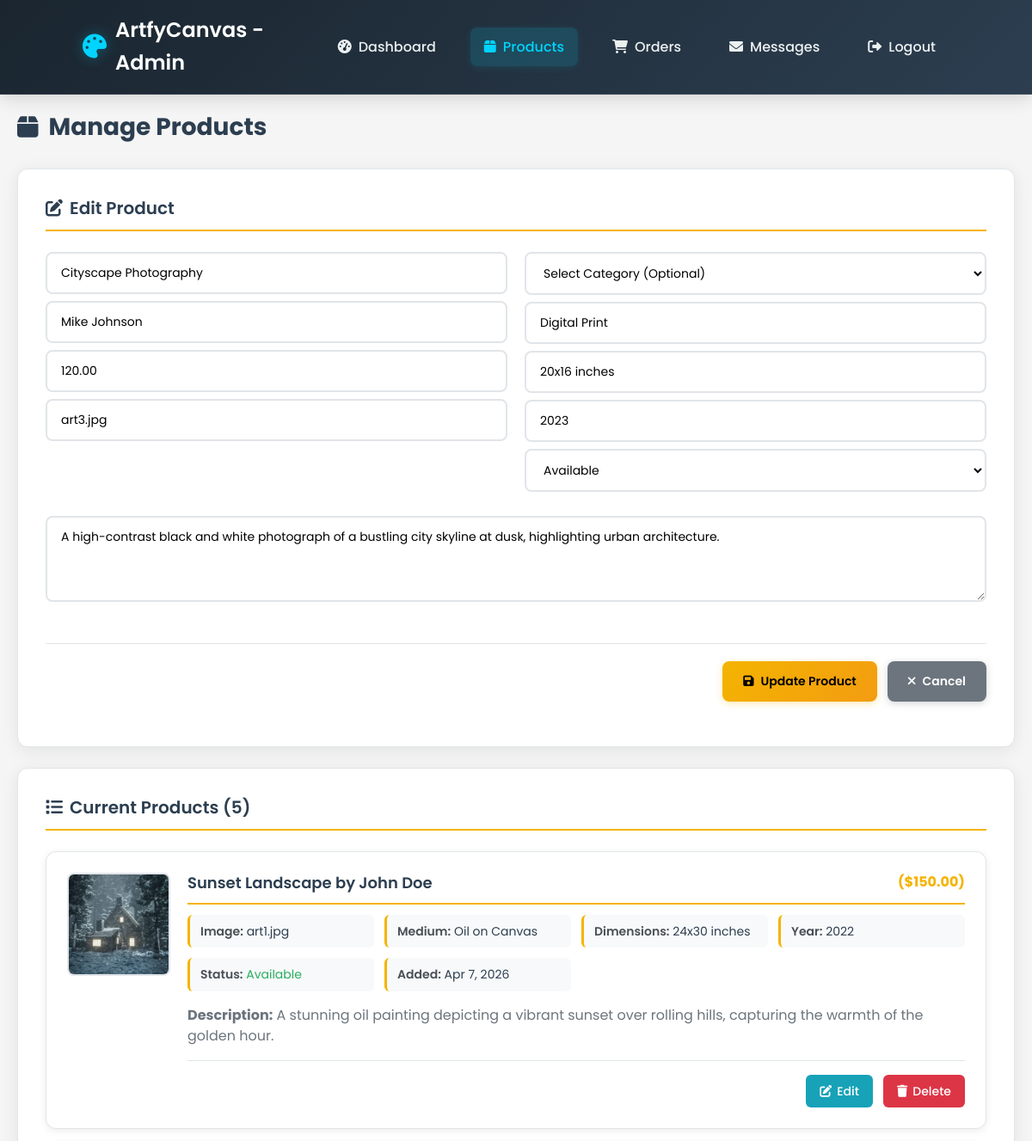
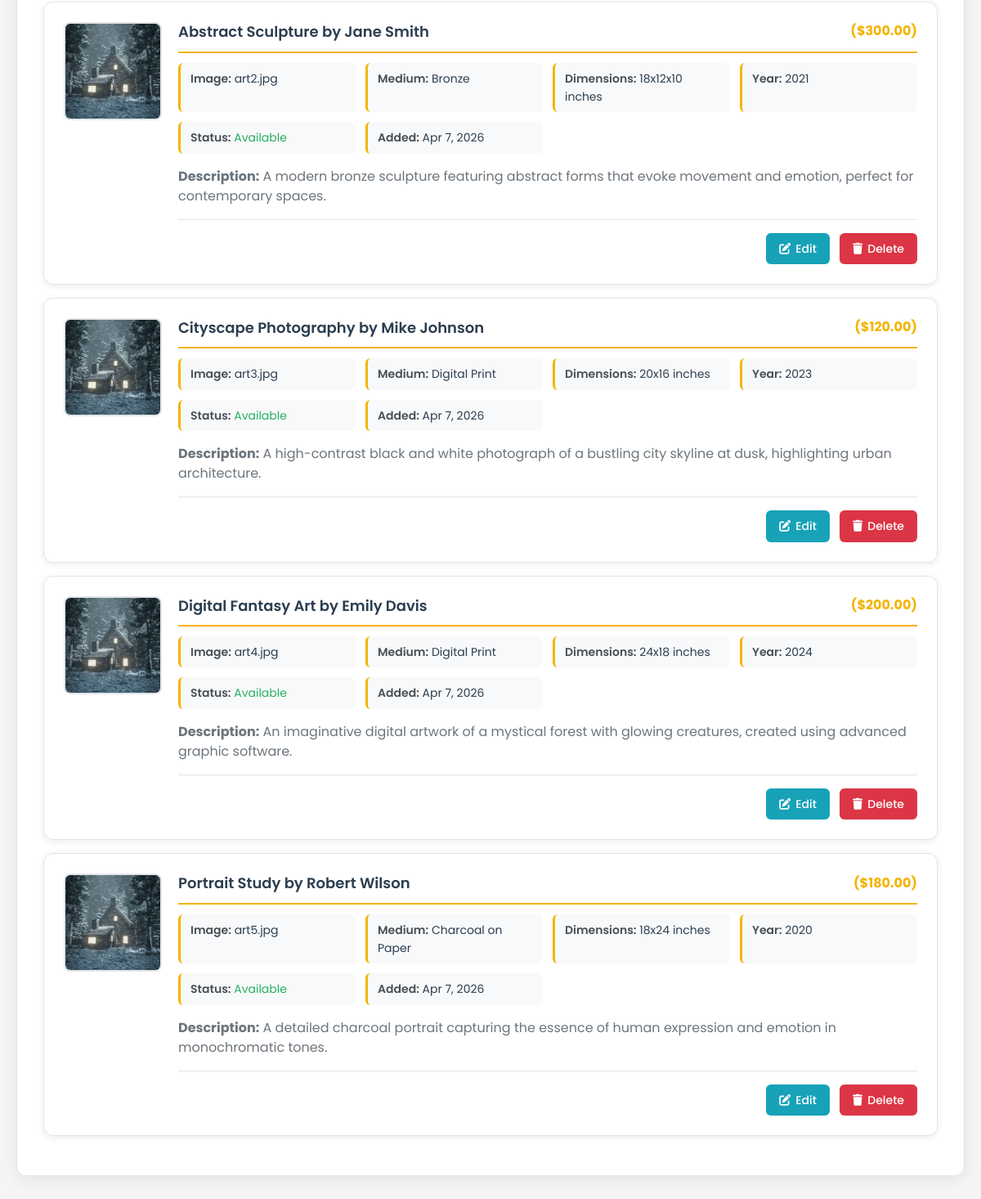
/admin/products.php?edit=3 (signed in), run on the app's committed database (2 pictures, top to bottom).
### tables this page shows
CREATE TABLE IF NOT EXISTS artworks (
    id INT AUTO_INCREMENT PRIMARY KEY,
    title VARCHAR(255) NOT NULL,
    artist VARCHAR(255) NOT NULL,
    price DECIMAL(10,2) NOT NULL,
    image VARCHAR(255),
    description TEXT,
    category_id INT DEFAULT NULL,
    medium VARCHAR(100) DEFAULT NULL,
    dimensions VARCHAR(100) DEFAULT NULL,
    year_created YEAR DEFAULT NULL,
    availability ENUM('available', 'sold', 'reserved') DEFAULT 'available',
    created_at TIMESTAMP DEFAULT CURRENT_TIMESTAMP,
    FOREIGN KEY (category_id) REFERENCES categories(id)
);

### admin/products.php (the view, shortened to what this page needs)
<?php
include 'admin_guard.php';
$editing_product = null;
if(isset($_GET['edit'])){
    $edit_id = intval($_GET['edit']);
    $stmt = $conn->prepare("SELECT a.*, c.name as category_name FROM artworks a LEFT JOIN categories c ON a.category_id = c.id WHERE a.id = ?");
    $stmt->bind_param("i", $edit_id);
    $stmt->execute();
    $editing_product = $stmt->get_result()->fetch_assoc();
}
$stmt = $conn->prepare("SELECT a.*, c.name as category_name FROM artworks a LEFT JOIN categories c ON a.category_id = c.id ORDER BY a.created_at DESC");
$stmt->execute();
$products_result = $stmt->get_result();
?>
<!DOCTYPE html>
<html lang="en">
<head>
    <link rel="stylesheet" href="../assets/css/style_organized.css">
    <link rel="stylesheet" href="https://cdnjs.cloudflare.com/ajax/libs/font-awesome/6.0.0/css/all.min.css">
</head>
<body>
<header class="navbar">
    <div class="logo">
        <i class="fas fa-palette"></i>
        ArtfyCanvas - Admin
    </div>
    <nav>
        <a href="dashboard.php"><i class="fas fa-tachometer-alt"></i> Dashboard</a>
        <a href="products.php" class="active"><i class="fas fa-box"></i> Products</a>
        <a href="orders.php"><i class="fas fa-shopping-cart"></i> Orders</a>
        <a href="messages.php"><i class="fas fa-envelope"></i> Messages</a>
        <a href="../logout.php"><i class="fas fa-sign-out-alt"></i> Logout</a>
    </nav>
</header>
<section class="admin-section">
    <h2><i class="fas fa-box"></i> Manage Products</h2>
    <div class="admin-content">
        <h3><i class="fas fa-<?= $editing_product ? 'edit' : 'plus' ?>"></i> <?= $editing_product ? 'Edit Product' : 'Add New Product' ?></h3>
        <form method="POST" class="admin-form">
            <div class="form-group">
                <input name="title" placeholder="Title *" value="<?= $editing_product ? htmlspecialchars($editing_product['title']) : '' ?>" required>
                <input name="artist" placeholder="Artist *" value="<?= $editing_product ? htmlspecialchars($editing_product['artist']) : '' ?>" required>
                <input name="price" placeholder="Price *" type="number" step="0.01" min="0.01" value="<?= $editing_product ? $editing_product['price'] : '' ?>" required>
                <input name="image" placeholder="Image filename (e.g., artwork.jpg) *" value="<?= $editing_product ? htmlspecialchars($editing_product['image']) : '' ?>" required>
            </div>
            <div class="form-group">
                <select name="category_id">
                    <option value="">Select Category (Optional)</option>
                </select>
                <input name="medium" placeholder="Medium (e.g., Oil on Canvas)" value="<?= $editing_product ? htmlspecialchars($editing_product['medium']) : '' ?>">
                <input name="dimensions" placeholder="Dimensions (e.g., 24x30 inches)" value="<?= $editing_product ? htmlspecialchars($editing_product['dimensions']) : '' ?>">
                <input name="year_created" placeholder="Year Created" type="number" min="1000" max="<?= date('Y') ?>" value="<?= $editing_product ? $editing_product['year_created'] : '' ?>">
                <select name="availability">
                    <option value="available" <?= $editing_product && $editing_product['availability'] == 'available' ? 'selected' : '' ?>>Available</option>
                </select>
            </div>
            <div class="form-group full-width">
                <textarea name="description" placeholder="Description *" required><?= $editing_product ? htmlspecialchars($editing_product['description']) : '' ?></textarea>
            </div>
            <div class="form-actions">
                <?php if($editing_product): ?>
                    <button name="edit" type="submit"><i class="fas fa-save"></i> Update Product</button>
                    <a href="products.php" class="btn-cancel"><i class="fas fa-times"></i> Cancel</a>
                <?php else: ?>
                    <button name="add" type="submit"><i class="fas fa-plus"></i> Add Product</button>
                <?php endif; ?>
            </div>
        </form>
    </div>
    <div class="admin-content">
        <h3><i class="fas fa-list"></i> Current Products (<?= $products_result->num_rows ?>)</h3>
        <?php if($products_result->num_rows > 0): ?>
            <?php while($product = $products_result->fetch_assoc()): ?>
            <div class="admin-item">
                <div class="product-preview">
                    <?php
                    $imagePath = "../assets/images/" . $product['image'];
                    ?>
                    <img src="<?= $imagePath ?>" alt="<?= htmlspecialchars($product['title']) ?>" class="product-thumbnail" onerror="this.src='../assets/images/default.jpg'">
                </div>
                <div class="product-info">
                    <h3>
                        <?= htmlspecialchars($product['title']) ?> by <?= htmlspecialchars($product['artist']) ?>
                        <span class="product-price">($<?= number_format($product['price'], 2) ?>)</span>
                    </h3>
                    <div class="product-details">
                        <?php if($product['image']): ?>
                            <div><strong>Image:</strong> <?= htmlspecialchars($product['image']) ?></div>
                        <?php endif; ?>
                        <?php if($product['medium']): ?>
                            <div><strong>Medium:</strong> <?= htmlspecialchars($product['medium']) ?></div>
                        <?php endif; ?>
                        <?php if($product['dimensions']): ?>
                            <div><strong>Dimensions:</strong> <?= htmlspecialchars($product['dimensions']) ?></div>
                        <?php endif; ?>
                        <?php if($product['year_created']): ?>
                            <div><strong>Year:</strong> <?= $product['year_created'] ?></div>
                        <?php endif; ?>
                        <div><strong>Status:</strong>
                            <span class="status-<?= $product['availability'] ?>">
                                <?= ucfirst($product['availability']) ?>
                            </span>
                        </div>
                        <div><strong>Added:</strong> <?= date('M j, Y', strtotime($product['created_at'])) ?></div>
                    </div>
                    <?php if($product['description']): ?>
                        <p><strong>Description:</strong> <?= htmlspecialchars(substr($product['description'], 0, 150)) ?><?= strlen($product['description']) > 150 ? '...' : '' ?></p>
                    <?php endif; ?>
                    <div class="admin-actions">
                        <a href="?edit=<?= $product['id'] ?>" class="edit-link">
                            <i class="fas fa-edit"></i> Edit
                        </a>
                        <a href="?del=<?= $product['id'] ?>" onclick="return confirm('Are you sure you want to delete this product?')">
                            <i class="fas fa-trash"></i> Delete
                        </a>
                    </div>
                </div>
            </div>
            <?php endwhile; ?>
        <?php else: ?>
            <p>No products found. Add your first product above!</p>
        <?php endif; ?>
    </div>
</section>
</body>
</html>

### data on the page
artworks: title "Cityscape Photography", artist "Mike Johnson", price "120.00", image "art3.jpg", medium "Digital Print", dimensions "20x16 inches", year_created "2023", availability "Available", description "A high-contrast black and white photograph of a bustling city skyline at dusk, highlighting urban architecture.", image (picture), created_at "Apr 7, 2026"
artworks: image (picture), title "Sunset Landscape", artist "John Doe", price "150.00", image "art1.jpg", medium "Oil on Canvas", dimensions "24x30 inches", year_created "2022", availability "Available", created_at "Apr 7, 2026", description "A stunning oil painting depicting a vibrant sunset over rolling hills, capturing the warmth of the golden hour."
artworks: image (picture), title "Abstract Sculpture", artist "Jane Smith", price "300.00", image "art2.jpg", medium "Bronze", dimensions "18x12x10 inches", year_created "2021", availability "Available", created_at "Apr 7, 2026", description "A modern bronze sculpture featuring abstract forms that evoke movement and emotion, perfect for contemporary spaces."
artworks: image (picture), title "Digital Fantasy Art", artist "Emily Davis", price "200.00", image "art4.jpg", medium "Digital Print", dimensions "24x18 inches", year_created "2024", availability "Available", created_at "Apr 7, 2026", description "An imaginative digital artwork of a mystical forest with glowing creatures, created using advanced graphic software."
artworks: image (picture), title "Portrait Study", artist "Robert Wilson", price "180.00", image "art5.jpg", medium "Charcoal on Paper", dimensions "18x24 inches", year_created "2020", availability "Available", created_at "Apr 7, 2026", description "A detailed charcoal portrait capturing the essence of human expression and emotion in monochromatic tones."

### other printed values
$products_result->num_rows "5"
